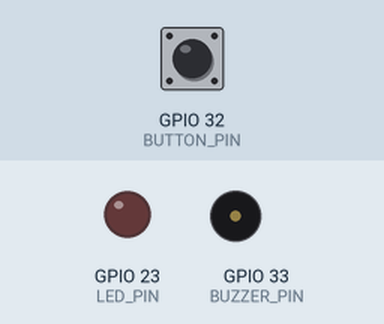
Recording of a sketch running on a simulated ESP32. On the bench: output pins drawn as LEDs (lit = HIGH), buzzer (waves = sounding). Dashed ring = blinking. The inputs (shaded band) are chosen by the test bench; at power-on: GPIO 32 (BUTTON_PIN) HIGH. WiFi joins after 1.5 s; servers stay silent unless stated; what the sketch prints to the serial monitor is not drawn.

Above: at 2.7 s.
2.8 s: GPIO 32 (BUTTON_PIN) pulled LOW for 0.15 s
At 2.87 s:
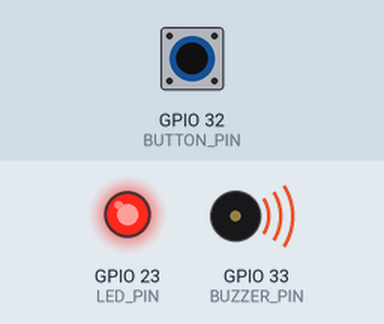
4.4 s: GPIO 32 (BUTTON_PIN) pulled LOW for 1 s
At 6.1 s:
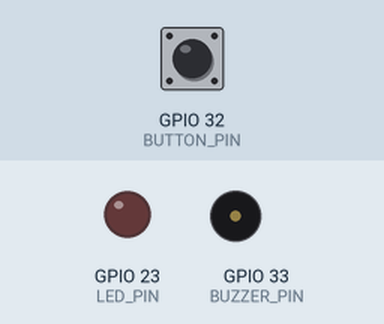
6.9 s: GPIO 32 (BUTTON_PIN) pulsed LOW 2 times (0.12 s each, 0.3 s apart)
At 6.96 s:
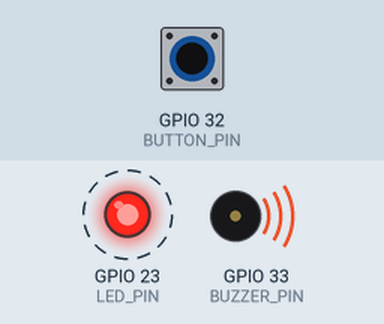
9.0 s: GPIO 32 (BUTTON_PIN) driven LOW
At 10.0 s:
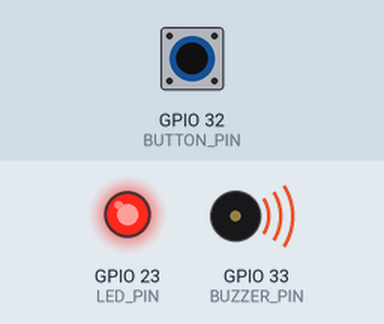
10.5 s: GPIO 32 (BUTTON_PIN) driven HIGH
At 11.1 s:
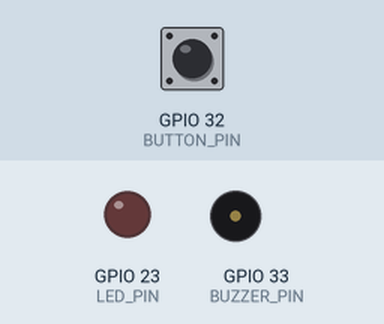
Timing chart, 0 to 13.0 s (numbered marks = the images above; inputs shaded):
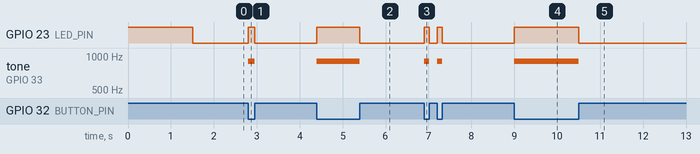

The sketch:

sketch.ino
```cpp
#include <WiFi.h>
#include <HTTPClient.h>
#include <ArduinoJson.h>

#define ABS(x) ((x) < 0 ? -(x) : (x))
#define DEVICE_ID "Room02"
#define SSID "despacito"
#define PASSWORD "despacito"
#define SERVER_URL "http://192.168.43.123:8080"
#define BUZZER_PIN 33
#define LDR_PIN 34
#define BUTTON_PIN 32
#define LED_PIN 23
#define BUFFER_SIZE 300
#define DIT '.'
#define DAT '_'
#define LETTER_SEP ' '
#define WORD_SEP '/'
#define BUTTON_MODE 0
#define LDR_MODE 1

typedef struct llbuffer {
	long long at[BUFFER_SIZE];
	int len;
} LLBuffer;

typedef struct cbuffer {
	char at[BUFFER_SIZE];
	int len;
} CBuffer;

char transition_table[255][2];
int dit_len = 0;
int listen_start = 0;
int input_mode = BUTTON_MODE;
int input_state = LOW;
int emitted = 1;
int danger = 0;
int danger_start = 0;
LLBuffer intervals = { {0}, 0 }; //these buffers have no overflow control
CBuffer morse = { {'\0'}, 0 };
CBuffer text = { {'\0'}, 0 };

void setup() {
	init_transition_table(transition_table);
	Serial.begin(115200);
	pinMode(LED_PIN, OUTPUT);
	pinMode(BUZZER_PIN, OUTPUT);
	pinMode(BUTTON_PIN, INPUT_PULLUP);
	digitalWrite(LED_PIN, HIGH);

	WiFi.begin(SSID, PASSWORD);
	Serial.print("Connecting");
	while (WiFi.status() != WL_CONNECTED) {
		delay(500);
		Serial.print(".");
	}
	Serial.println(WiFi.localIP());

	digitalWrite(LED_PIN, LOW);
	Serial.println("Ready");
}

void loop() {
	//delay(5);
	if (danger == 0)
		danger = check_danger(String(text.at));
	if (danger == 1) {
		Serial.println("DANGER");
		tone(BUZZER_PIN, 450);
		danger = 2;
		danger_start = millis();
	}
	if (danger == 2 && millis() - danger_start > 15000) {
		noTone(BUZZER_PIN);
		danger = 0;
	}
	int input = get_new_input_state(input_mode);
	if (emitted == 0 && millis() - listen_start >= 5000 && input != HIGH) {
		text.at[text.len] = '\0';
		Serial.println(emit_event(DEVICE_ID, String(text.at)));
		emitted = 1;
		intervals.len = 0;
		morse.len = 0;
		text.len = 0;
		text.at[text.len] = '\0';
	}
	if (input == input_state) {
		return;
	}
	intervals.at[intervals.len++] = millis() - listen_start;
	listen_start = millis();
	input_state = input;
	if (input == HIGH) {
		if (danger == 0) tone(BUZZER_PIN, 900);
		digitalWrite(LED_PIN, HIGH);
	} else {
		if (danger == 0) noTone(BUZZER_PIN);
		digitalWrite(LED_PIN, LOW);
	}
	print_intervals();
	to_morse(&intervals, &morse);
	print_morse();
	to_text(&morse, &text);
	print_text();
	emitted = 0;
}

int get_new_input_state(int mode) {
	switch (mode) {
	case BUTTON_MODE:
		return digitalRead(BUTTON_PIN) == LOW ? HIGH : LOW; //cuz it's pullup
	case LDR_MODE:
		return analogRead(LDR_PIN) < 900 ? HIGH : LOW;
	default:
		Serial.println("error: no input mode");
		return LOW;
	}
}

//assumes that the intervals alternate and the 2nd interval is a click
void to_morse(LLBuffer* intervals, CBuffer* morse) {
	morse->len = 0;
	if (intervals->len < 2) {
		return;
	}
	if (dit_len == 0) {
		dit_len = intervals->at[1];
	}
	for (int i = 1; i < intervals->len; i++) {
		long long interval = intervals->at[i];
		if (i % 2 == 0) {
			if (interval > dit_len*7) {
				morse->at[morse->len++] = WORD_SEP;
			} else if (interval > dit_len*3) {
				morse->at[morse->len++] = LETTER_SEP;
			} else {
				//nothing
			}
		} else {
			int dist_to_dit = ABS(dit_len - interval);
			int dist_to_dat = ABS(dit_len*3 - interval);
			int dist_to_third = ABS(dit_len/3 - interval);
			if (dist_to_dit < dist_to_dat && dist_to_dit < dist_to_third) {
				morse->at[morse->len++] = DIT;
			} else if (dist_to_dat < dist_to_dit && dist_to_dat < dist_to_third) {
				morse->at[morse->len++] = DAT;
			} else { //frequency correction (maybe we should also just clear the buffer every-so-often)
				//dit_len = intervals[i]; //TODO try a "dit_len cadidate algo", better than updating right away
				//morse_len = 0;
				//i = -1;
				morse->at[morse->len++] = DIT;
			}
		}
	}
}

void init_transition_table(char t[][2]) {
	t['?'][0]='?'; t['?'][1]='?';
	t['\0'][0]='E';t['\0'][1]='T';
	t['E'][0]='I'; t['E'][1]='A';
	t['I'][0]='S'; t['I'][1]='U';
	t['S'][0]='H'; t['S'][1]='V';
	t['H'][0]='?'; t['H'][1]='?';
	t['V'][0]='?'; t['V'][1]=1;
	t['U'][0]='F'; t['U'][1]='?';
	t['F'][0]='?'; t['F'][1]='?';
	t['A'][0]='R'; t['A'][1]='W';
	t['R'][0]='L'; t['R'][1]='?';
	t['W'][0]='P'; t['W'][1]='J';
	t['P'][0]='?'; t['P'][1]='?';
	t['J'][0]='?'; t['J'][1]='?';
	t['T'][0]='N'; t['T'][1]='M';
	t['N'][0]='D'; t['N'][1]='K';
	t['D'][0]='B'; t['D'][1]='X';
	t['B'][0]='?'; t['B'][1]='?';
	t['X'][0]='?'; t['X'][1]='?';
	t['K'][0]='C'; t['K'][1]='Y';
	t['C'][0]='?'; t['C'][1]='?';
	t['Y'][0]='?'; t['Y'][1]='?';
	t['M'][0]='G'; t['M'][1]='O';
	t['G'][0]='Z'; t['G'][1]='Q';
	t['Z'][0]='?'; t['Z'][1]='?';
	t['Q'][0]='?'; t['Q'][1]='?';
	t['O'][0]='?'; t['O'][1]='?';
	t[1][0]='?'; t[1][1]=2;
	t[2][0]=3; t[2][1]='?';
	t[3][0]=4; t[3][1]='?';
	t[4][0]=5; t[4][1]='?';
	t[5][0]=5; t[5][1]=5; //SOS
}

void write_SOS(CBuffer* buf) {
	buf->at[buf->len++] = 'S';
	buf->at[buf->len++] = 'O';
	buf->at[buf->len++] = 'S';
}

//assumes that "text" is allocated
void to_text(CBuffer* morse, CBuffer* text) {
	text->len = 0;
	char state = '\0';
	for (int i = 0; i < morse->len; i++) {
		if (morse->at[i] == '.') {
			state = transition_table[state][0];
		} else if (morse->at[i] == '_') {
			state = transition_table[state][1];
		} else if (morse->at[i] == ' ') {
			if (state < 5) state = '?';
			if (state == 5) { //SOS
				write_SOS(text);
			} else {
				text->at[text->len++] = state;
			}
			state = '\0';
		} else { //== '/'
			if (state < 5) state = '?';
			if (state == 5) { //SOS
				write_SOS(text);
			} else {
				text->at[text->len++] = state;
			}
			text->at[text->len++] = ' ';
			state = '\0';
		}
	}
	if (state != '\0') {
		if (state < 5) state = '?';
		if (state == 5) { //SOS
			write_SOS(text);
		} else {
			text->at[text->len++] = state;
		}
	}
	text->at[text->len] = '\0';
}

int check_danger(String msg) {
	if (
		msg.indexOf("SOS") != -1 || msg.indexOf("S O S") != -1 ||
		msg.indexOf("S OS") != -1 || msg.indexOf("SO S") != -1
	) {
		return 1;
	}
	return 0;
}

void print_intervals() {
	for (int i = 0; i < intervals.len; i++) {
		Serial.print(intervals.at[i]);
		Serial.print(' ');
	}
	Serial.println("");
}

void print_morse() {
	for (int i = 0; i < morse.len; i++) {
		Serial.print(morse.at[i]);
	}
	Serial.println("");
}

void print_text() {
	for (int i = 0; i < text.len; i++) {
		Serial.print(text.at[i]);
	}
	Serial.println("");
}

int emit_event(String id, String message) {
	HTTPClient http;
	http.begin(String(SERVER_URL) + "/events/emit");
	http.addHeader("Content-Type", "application/json");
	DynamicJsonDocument doc(1024); //should be static
	doc["id"] = id;
	doc["message"] = message;
	doc["timestamp"] = fetch_timestamp();
	String body;
	serializeJson(doc, body);
	Serial.println(body);
	int status = http.POST(body);
	http.end();
	return status;
}

String fetch_timestamp() {
	HTTPClient http;
	http.begin("http://worldtimeapi.org/api/timezone/America/Fortaleza");
	int status = http.GET();
	if (status == -1)
		return "bruh";
	String payload = http.getString();
	http.end();
	DynamicJsonDocument doc(1024);
	deserializeJson(doc, payload);
	return doc["datetime"];
}
```

Measured:
- after the input at 2.8 s, GPIO 23 (LED_PIN): LOW → HIGH at once, → LOW 0.15 s later; tone on GPIO 33 (BUZZER_PIN): silent → 900 Hz at once, → silent 0.15 s later
- after the input at 4.4 s, GPIO 23 (LED_PIN): LOW → HIGH at once, → LOW 1.0 s later; tone on GPIO 33 (BUZZER_PIN): silent → 900 Hz at once, → silent 1.0 s later
- after the input at 6.9 s, GPIO 23 (LED_PIN): alternates HIGH for 0.12 s and LOW for 0.18 s, 4 changes in all, then stays LOW, starting at once; tone on GPIO 33 (BUZZER_PIN): alternates 900 Hz for 0.12 s and silent for 0.18 s, 4 changes in all, then stays silent, starting at once
- after the input at 9.0 s, GPIO 23 (LED_PIN): LOW → HIGH at once; tone on GPIO 33 (BUZZER_PIN): silent → 900 Hz at once
- after the input at 10.5 s, GPIO 23 (LED_PIN): HIGH → LOW at once; tone on GPIO 33 (BUZZER_PIN): 900 Hz → silent at once
